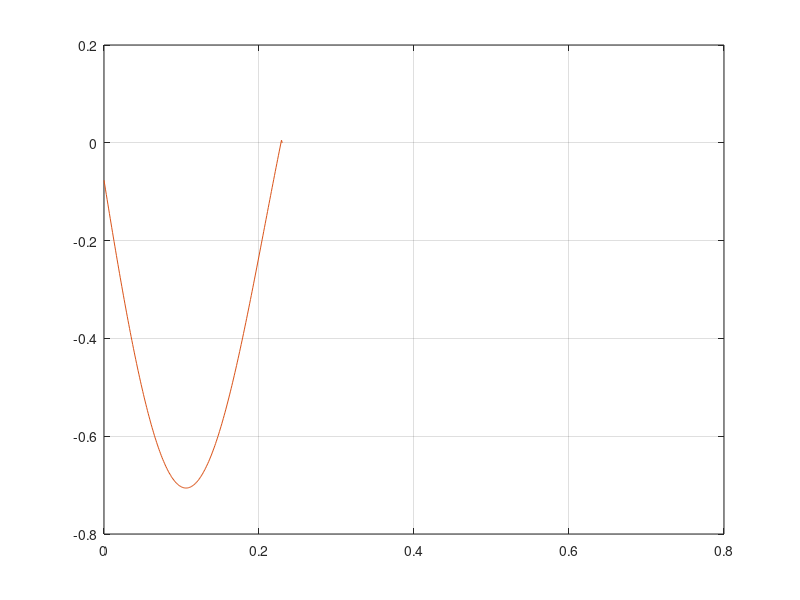
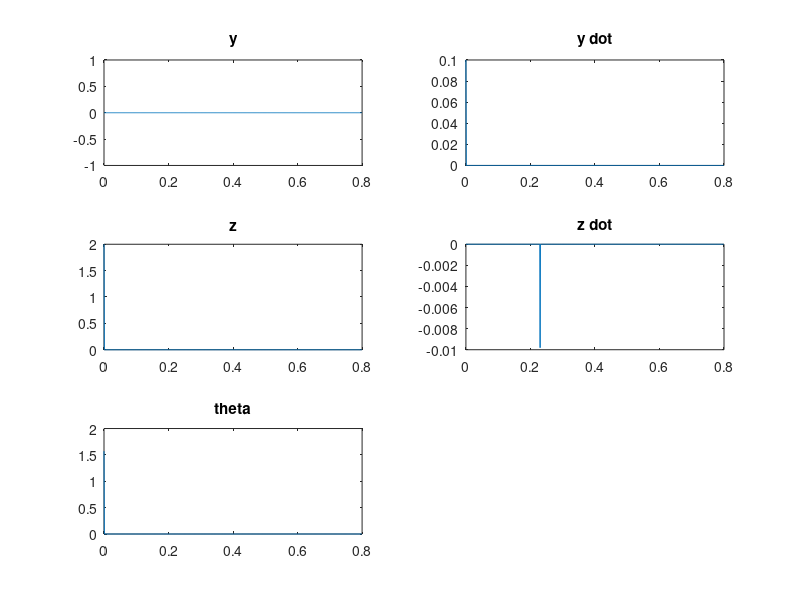
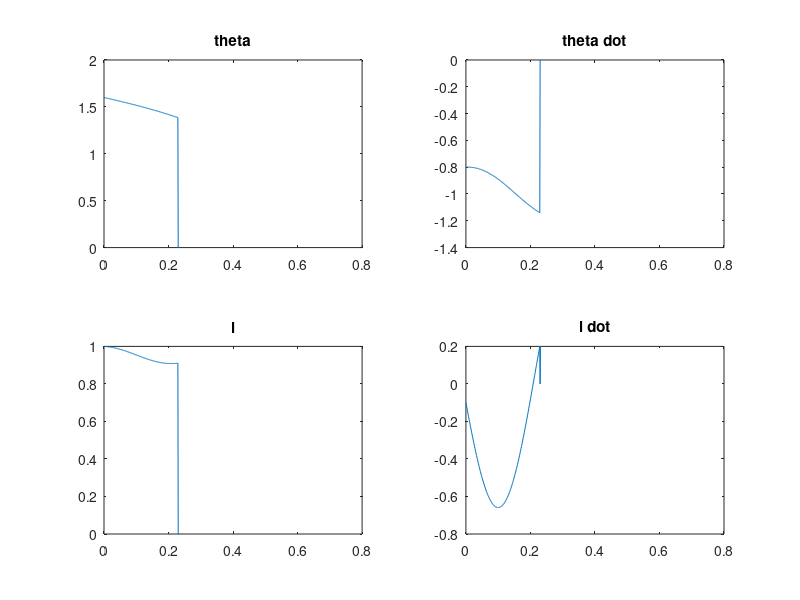
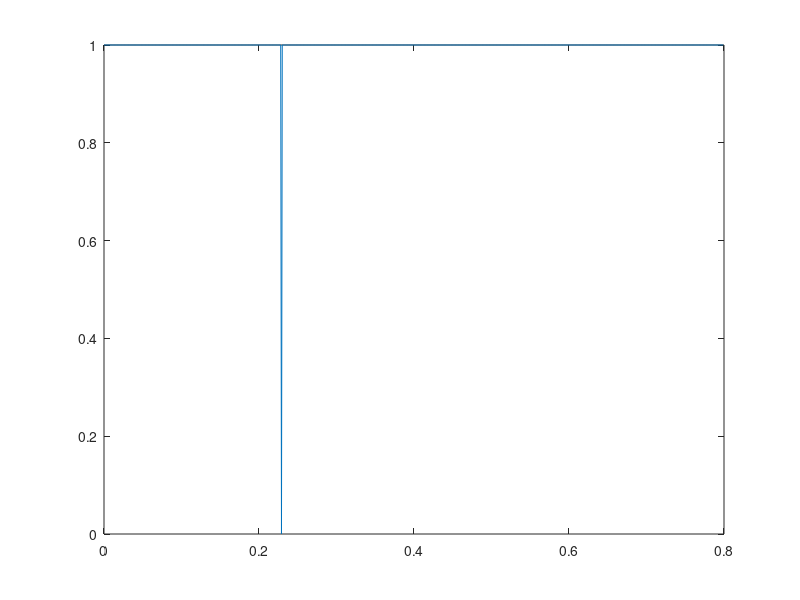

The MATLAB source for these figures, in order:
% neutral point: position resulting in zero acceleration i.e. constant
% velocity of hopper
% Start with simulation, then add PD control, then try optimal control
% Possibly try more advanced model after? Terrain?

% Constants:
g = 9.81;  % gravity
r = 2000;  % spring constant
m = 10;  % mass
l_0 = 1;  % equilibrium leg length

% Let y be horizontal distance, z be vertical distance, w be angular
% velocity of body, theta be counter-clockwise leg angle from y axis and l
% be the leg length

% Flight dynamics:
% x_f = [y, y_dot, z, z_dot, theta]
A_f = [0 1 0 0 0;
       0 0 0 0 0;
       0 0 0 1 0;
       0 0 0 0 0;
       0 0 0 0 0];
B_f = [0 0 0 0 1]';
f_f = @(x_f, w) A_f * x_f + B_f * w + [0 0 0 -g 0]';

% Stance dynamics:
% x_s = [theta, theta_dot, l, l_dot]
f_s = @(x_s, u) [x_s(2); -2 * x_s(2) * x_s(4) / x_s(3) - g * cos(x_s(1)) / x_s(3);
            x_s(4); -g * sin(x_s(1)) + x_s(2)^2 * x_s(3) + r / m * (l_0 - x_s(3))] + ...
            [0 0; 0 1 / (m * x_s(3)^2); 0 0; r / m 0] * u;
        
% Touchdown detector:
td = @(x_f) x_f(3) - l_0 * sin(x_f(5)) <= 0 && x_f(4) < 0;

% Takeoff detector:
to = @(x_s, u) cos(x_s(1)) * x_s(2) * x_s(3) + sin(x_s(1)) * x_s(4) > 0 && ...
               r / m * sin(x_s(1)) * (l_0 - x_s(3) + u(1)) + ...
               cos(x_s(1)) * u(2) / (m * x_s(3)) >= 0;
           
% Flight to stance coordinate transformation (y_f is stance position):
f2s = @(x_f, y_f) [acot(x_f(1)/x_f(3));
              (x_f(1) * x_f(4) - x_f(3) * x_f(2)) / ((x_f(1) - y_f)^2 + x_f(3)^2);
              sqrt((x_f(1) - y_f)^2 + x_f(3)^2);
              (x_f(1) * x_f(2) + x_f(3) * x_f(4)) / sqrt((x_f(1) - y_f)^2 + x_f(3)^2)];

% Stance to flight coordinate transformation:
s2f = @(x_s, y_f) [cos(x_s(1)) * x_s(3) + y_f;
             -sin(x_s(1)) * x_s(2) * x_s(3) + cos(x_s(1)) * x_s(4);
              sin(x_s(1)) * x_s(3);
              cos(x_s(1)) * x_s(2) * x_s(3) + sin(x_s(1)) * x_s(4);
              x_s(1)];

% Simulation initialization:
dt = 0.001;
K = 800;
t = 0:dt:((K - 1) * dt);
s = zeros(1, K);  % state variable, 0 is flight and 1 is stance
s(1) = 1;
n_f = 5;
n_s = 4;
x_f = zeros(n_f, K);
x_f(:, 1) = [0 0.1 2 0 pi/2]';
x_s = zeros(n_s, K);
x_s(:, 1) = [1.6 -0.8 l_0 -0.1]';
u = [0 0]';

% Simulation:
for k = 1:(K - 1)
    if s(k)
        % Simulate stance dynamics:
        x_s(:, k + 1) = x_s(:, k) + f_s(x_s(:, k), u) * dt;
        
        if to(x_s(:, k + 1), u)
            s(k + 1) = 0;
            %break
            % Do coord transformation here
        else
            s(k + 1) = 1;
        end
    else
        % Simulate flight dynamics:
        x_f(:, k + 1) = x_f(:, k) + f_f(x_f(:, k), 1) * dt;
        
        if td(x_f(:, k + 1))
            s(k + 1) = 1;
            % Do coord transformation here
        else
            s(k + 1) = 0;
        end
    end
end

% Plot:
figure(1); clf;
%plot(x_f(1, :), x_f(3, :));
plot(t, r / m * sin(x_s(1, :)) .* (l_0 - x_s(3, :) + u(1)) + ...
               cos(x_s(1, :)) .* u(2) / (m * x_s(3, :)));  % horizontal acceleration = 0
hold on;
grid on;
plot(t, cos(x_s(1, :)) .* x_s(2, :) .* x_s(3, :) + sin(x_s(1, :)) .* x_s(4, :));  % vertical velocity > 0


figure(2); clf;
subplot(3, 2, 1);
plot(t, x_f(1, :));
title('y');
subplot(3, 2, 2);
plot(t, x_f(2, :));
title('y dot');
subplot(3, 2, 3);
plot(t, x_f(3, :));
title('z');
subplot(3, 2, 4);
plot(t, x_f(4, :));
title('z dot');
subplot(3, 2, 5);
plot(t, x_f(5, :));
title('theta');

figure(3); clf;
subplot(2, 2, 1);
plot(t, x_s(1, :));
title('theta');
subplot(2, 2, 2);
plot(t, x_s(2, :));
title('theta dot');
subplot(2, 2, 3);
plot(t, x_s(3, :));
title('l');
subplot(2, 2, 4);
plot(t, x_s(4, :));
title('l dot');

figure(4); clf;
plot(t, s);



